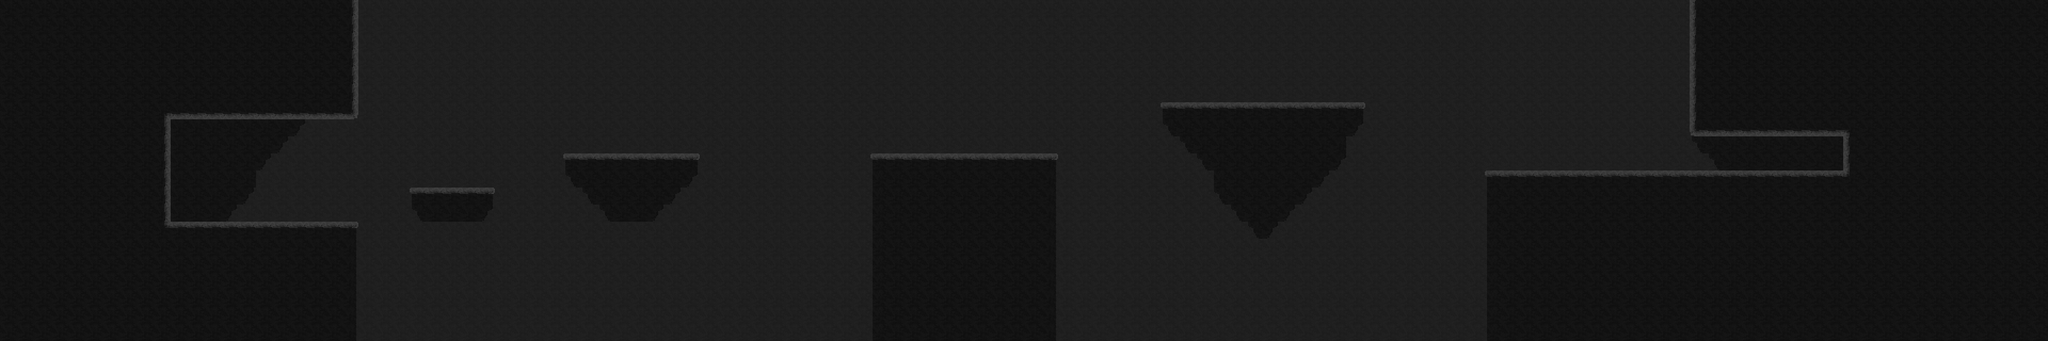

The image is a tile-based game level rendered from a .tmx file. Its description and source (layers, tilesets, objects; grid data summarised) follow:
An orthogonal 120x20 tile map with 32x32 px tiles, 4 tile layers (bg, layer4, layer3, layer3).

<map version="1.10" tiledversion="1.11.0" orientation="orthogonal" renderorder="right-down" width="120" height="20" tilewidth="32" tileheight="32" infinite="0" nextlayerid="8" nextobjectid="1">
 <tileset firstgid="1" source="Tiles.tsx" />
 <layer id="3" name="bg" width="120" height="20">
  <data>[2400 cells, 2400 non-empty, 1 distinct tile ids]</data>
 </layer>
 <layer id="7" name="layer4" width="120" height="20">
  <data>[2400 cells, 52 non-empty, 3 distinct tile ids]</data>
 </layer>
 <layer id="4" name="layer3" width="120" height="20">
  <data>[2400 cells, 1095 non-empty, 7 distinct tile ids]</data>
 </layer>
 <layer id="6" name="layer3" width="120" height="20">
 <data>[2400 cells, 112 non-empty, 11 distinct tile ids]</data>
 </layer>
</map>
